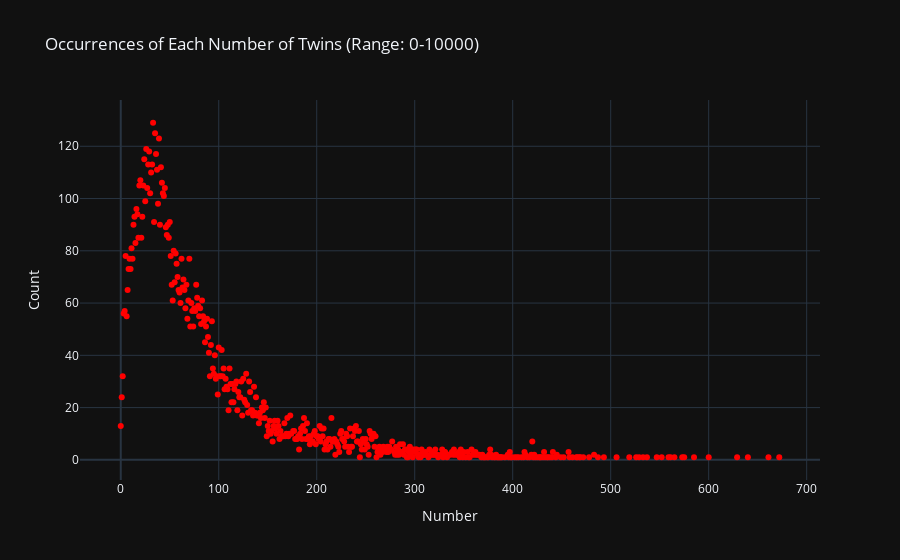
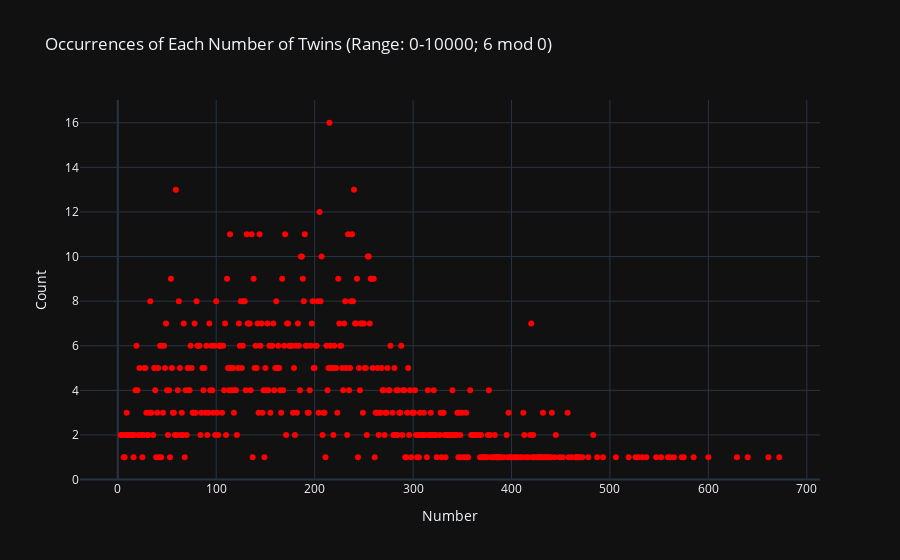
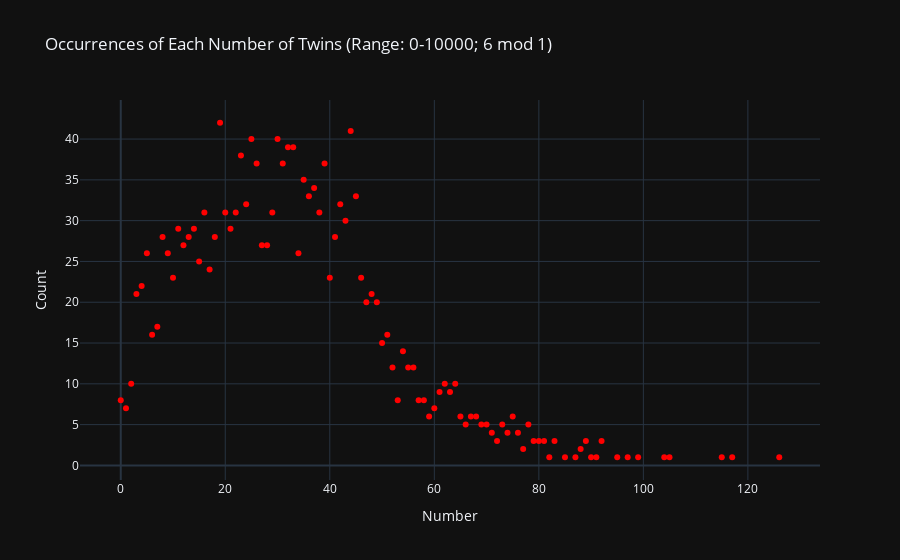
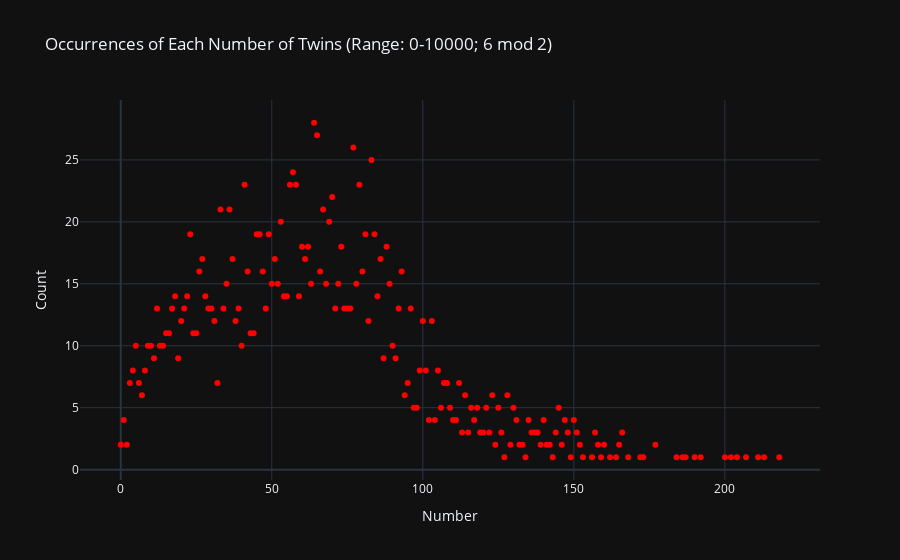

These figures' notebook cell, in order:
### Code cell
import numpy as np
import matplotlib.pyplot as plt
import pandas as pd
import plotly.graph_objects as go
from scipy.stats import lognorm, weibull_min, expon, kstest, chisquare

def smooth_data(x_data, y_data, group_size):
    """
    Group data into intervals and calculate the mean of each group.
    """
    # Calculate number of groups
    num_groups = len(x_data) // group_size
    
    # Create arrays to store the means
    smoothed_x = []
    smoothed_y = []
    
    for i in range(num_groups):
        # Select the current group
        group_x = x_data[i * group_size: (i + 1) * group_size]
        group_y = y_data[i * group_size: (i + 1) * group_size]
        
        # Calculate the mean of the current group
        smoothed_x.append(np.mean(group_x))
        smoothed_y.append(np.mean(group_y))
    
    return np.array(smoothed_x), np.array(smoothed_y)


def plot_data_with_threshold(x_data, y_data):
    """
    Plot the data and mark the threshold point.
    """
    plt.plot(x_data, y_data, label="Data")
    plt.legend()
    plt.xlabel("X Data")
    plt.ylabel("Y Data")
    plt.title("Data with Threshold Point")
    plt.show()


def plot_twin_counts(data, step_range, step_start, mod=None):
    """
    Generate and display scatter plots for twin counts.

    Parameters:
    - data (DataFrame): The input data for plotting.
    - step_range (tuple): The range of steps for the title.
    - step_start (int): Start index for the range.
    - mod (int, optional): Modulus value for filtering. Default is None (no filtering).
    """
    if mod is not None:
        # Filter data based on the modulus
        data = data[data['Number'] % 6 == mod]

    # Count occurrences of twin numbers
    twin_counts = data['Twins'].value_counts().sort_index()
    group_size = step_start // 4000
    x_data = twin_counts.index.to_numpy()
    y_data = twin_counts.values
    smoothed_x, smoothed_y = smooth_data(x_data, y_data, group_size=group_size)

    # Fit the data to the distributions (Log-Logistic, Weibull, and Exponential)
    # Example parameters for each distribution, adjust based on your needs
    params_loglogistic = (1.866, -16.775, 473.45)
    params_weibull = (1.103, -0.00955, 700.1)
    params_exponential = (0.0, 675.91)

    # Generate the PDF for each distribution
    def loglogistic_pdf(x, a, b, c):
        return (a * b * x**(a-1)) / (1 + (x/c)**a)**(b + 1)

    def weibull_pdf(x, c, scale, shape):
        return weibull_min.pdf(x, shape, scale=scale)

    def exponential_pdf(x, loc, scale):
        return expon.pdf(x, loc=loc, scale=scale)

    x_vals = np.linspace(min(x_data), max(x_data), 1000)
    loglogistic_vals = loglogistic_pdf(x_vals, *params_loglogistic)
    weibull_vals = weibull_pdf(x_vals, *params_weibull)
    exponential_vals = exponential_pdf(x_vals, *params_exponential)

    # Create the scatter plot
    fig = go.Figure(data=[
        go.Scatter(
            x=x_data,
            y=y_data,
            mode="markers",
            name="Smoothed Data",
            marker=dict(color="red")
        ),

    ])

    # Customize plot layout
    title_mod = f"; 6 mod {mod}" if mod is not None else ""
    fig.update_layout(
        title=f'Occurrences of Each Number of Twins (Range: {step_range[0]}-{step_range[1]}{title_mod})',
        xaxis_title='Number',
        yaxis_title='Count',
        template='plotly_dark'  # Optional: Dark theme for better aesthetics
    )

    # Display the plot
    fig.show()

# Read the CSV file once
file_path = 'primes_data_150000.txt'
data_all = pd.read_csv(file_path)

# Process data in chunks
for step_start in range(10000, 160000, 10000):
    step_end = step_start + 10000
    data_chunk = data_all.iloc[step_start - 10000:step_start]
    
    # Plot overall twin counts for the current range
    plot_twin_counts(data_chunk, step_range=(step_start - 10000, step_start), step_start=step_start)

    # Plot twin counts for each modulus from 0 to 5
    for mod in range(6):
        plot_twin_counts(data_chunk, step_range=(step_start - 10000, step_start), step_start=step_start, mod=mod)

# Count occurrences of each number in the relevant columns
number_counts_primes_plus_one = data_all['Primes +1'].value_counts().sort_index()
number_counts_primes_minus_one = data_all['Primes -1'].value_counts().sort_index()
number_counts_primes_twins = data_all['Twins'].value_counts().sort_index()

data = number_counts_primes_plus_one
x_data = data.index.to_numpy()
y_data = data.values

group_size = x_data[-1] // 50  # For example, dividing into 50 groups
smoothed_x, smoothed_y = smooth_data(x_data, y_data, group_size=group_size)

### Figure 1 — Plotly figure (JSON) as saved in the notebook; plotly's stock layout.template omitted (floating-point values rounded to 4 significant figures; data arrays with more than 128 entries replaced by an {"elided": "..."} marker saying what was removed)
{"data": [{"marker": {"color": "red"}, "mode": "markers", "name": "Smoothed Data", "type": "scatter", "x": {"elided": "442 int values"}, "y": {"elided": "442 int values"}}], "layout": {"title": {"text": "Occurrences of Each Number of Twins (Range: 0-10000)"}, "xaxis": {"title": {"text": "Number"}}, "yaxis": {"title": {"text": "Count"}}}}

### Figure 2 — Plotly figure (JSON) as saved in the notebook; plotly's stock layout.template omitted (floating-point values rounded to 4 significant figures; data arrays with more than 128 entries replaced by an {"elided": "..."} marker saying what was removed)
{"data": [{"marker": {"color": "red"}, "mode": "markers", "name": "Smoothed Data", "type": "scatter", "x": {"elided": "436 int values"}, "y": {"elided": "436 int values"}}], "layout": {"title": {"text": "Occurrences of Each Number of Twins (Range: 0-10000; 6 mod 0)"}, "xaxis": {"title": {"text": "Number"}}, "yaxis": {"title": {"text": "Count"}}}}

### Figure 3 — Plotly figure (JSON) as saved in the notebook; plotly's stock layout.template omitted (floating-point values rounded to 4 significant figures)
{"data": [{"marker": {"color": "red"}, "mode": "markers", "name": "Smoothed Data", "type": "scatter", "x": [0, 1, 2, 3, 4, 5, 6, 7, 8, 9, 10, 11, 12, 13, 14, 15, 16, 17, 18, 19, 20, 21, 22, 23, 24, 25, 26, 27, 28, 29, 30, 31, 32, 33, 34, 35, 36, 37, 38, 39, 40, 41, 42, 43, 44, 45, 46, 47, 48, 49, 50, 51, 52, 53, 54, 55, 56, 57, 58, 59, 60, 61, 62, 63, 64, 65, 66, 67, 68, 69, 70, 71, 72, 73, 74, 75, 76, 77, 78, 79, 80, 81, 82, 83, 85, 87, 88, 89, 90, 91, 92, 95, 97, 99, 104, 105, 115, 117, 126], "y": [8, 7, 10, 21, 22, 26, 16, 17, 28, 26, 23, 29, 27, 28, 29, 25, 31, 24, 28, 42, 31, 29, 31, 38, 32, 40, 37, 27, 27, 31, 40, 37, 39, 39, 26, 35, 33, 34, 31, 37, 23, 28, 32, 30, 41, 33, 23, 20, 21, 20, 15, 16, 12, 8, 14, 12, 12, 8, 8, 6, 7, 9, 10, 9, 10, 6, 5, 6, 6, 5, 5, 4, 3, 5, 4, 6, 4, 2, 5, 3, 3, 3, 1, 3, 1, 1, 2, 3, 1, 1, 3, 1, 1, 1, 1, 1, 1, 1, 1]}], "layout": {"title": {"text": "Occurrences of Each Number of Twins (Range: 0-10000; 6 mod 1)"}, "xaxis": {"title": {"text": "Number"}}, "yaxis": {"title": {"text": "Count"}}}}

### Figure 4 — Plotly figure (JSON) as saved in the notebook; plotly's stock layout.template omitted (floating-point values rounded to 4 significant figures; data arrays with more than 128 entries replaced by an {"elided": "..."} marker saying what was removed)
{"data": [{"marker": {"color": "red"}, "mode": "markers", "name": "Smoothed Data", "type": "scatter", "x": {"elided": "179 int values"}, "y": {"elided": "179 int values"}}], "layout": {"title": {"text": "Occurrences of Each Number of Twins (Range: 0-10000; 6 mod 2)"}, "xaxis": {"title": {"text": "Number"}}, "yaxis": {"title": {"text": "Count"}}}}
